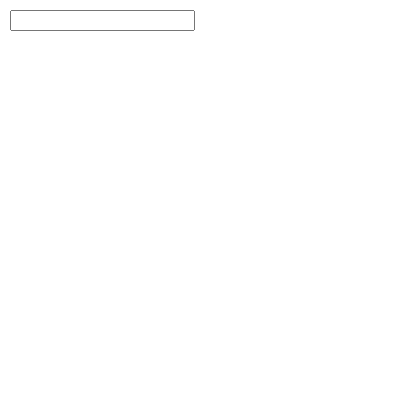
Frame 1 (no input)
Frame 60 (no input): identical to frame 1, image omitted
Frame 120 (the mouse pressed at the canvas centre since frame 60): identical to frame 1, image omitted

The p5.js sketch that drew this single still picture (run headless with seeded random() and noise() and a simulated clock; from frame 60 on, the mouse is pressed at the canvas centre):

// p5.js sketch
// ── sketch.js
var msg = "";

function setup() {
  // put setup code here
  createCanvas(400,400);
  var inp = createInput('');
  inp.position(10,10);
  inp.input(function(){
    msg = inp.value();
  });
 //inp.input(myInputEvent);
}

function draw() {
  // put drawing code here
  background(255);
  text(msg,10,50,width,height);
}
